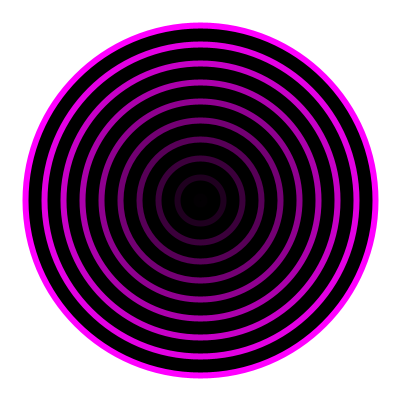
Frame 1 (no input)
Frame 60 (the mouse pressed at the canvas centre just before this capture): identical to frame 1, image omitted
Frame 120 (the mouse held since frame 60 and released just before this capture): identical to frame 1, image omitted

The Processing sketch that drew this single still picture (run headless with seeded random() and noise(); from frame 60 on, the mouse is pressed at the canvas centre):

// Processing sketch: ForLoopEllipseExample
// ── ForLoopEllipseExample.pde
/*
*  Kunstuni TIME team
*  Cécile - 10.2023
*
*  Chapter 3 - for loop example
*  
*/


void setup(){

  // create a window of 400 pixels by 400 pixels
  size(400,400);      

}


void draw(){
  
  // draw a white background
  background(255);    
  
  // set the fill color to black
  fill(0);
 
  // number of circles
  int nbCircles = 10;
  
  // initial size circle
  int s = 350;
  int sStep = s/(nbCircles-1);  //the size step for each iteration
  
  // initial stroke color value (for red and blue channel)
  int c = 255;
  int cStep = c/(nbCircles-1);  //the color step for each iteration
  
  // for loop
  for(int i=0; i<nbCircles; i++){
    stroke(c,0,c);                        // setting the contour color
    strokeWeight(6);                      // setting the width of the contour to 6
    ellipse(width/2,height/2,s,s);        // draw ellipse
    c = c - cStep;                        // update color value
    s = s - sStep;                        // update size value
  }

}
